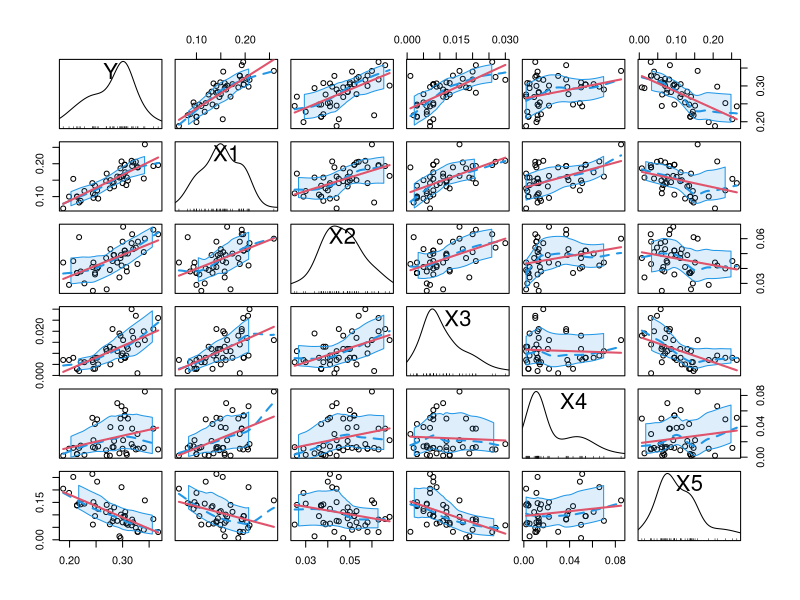
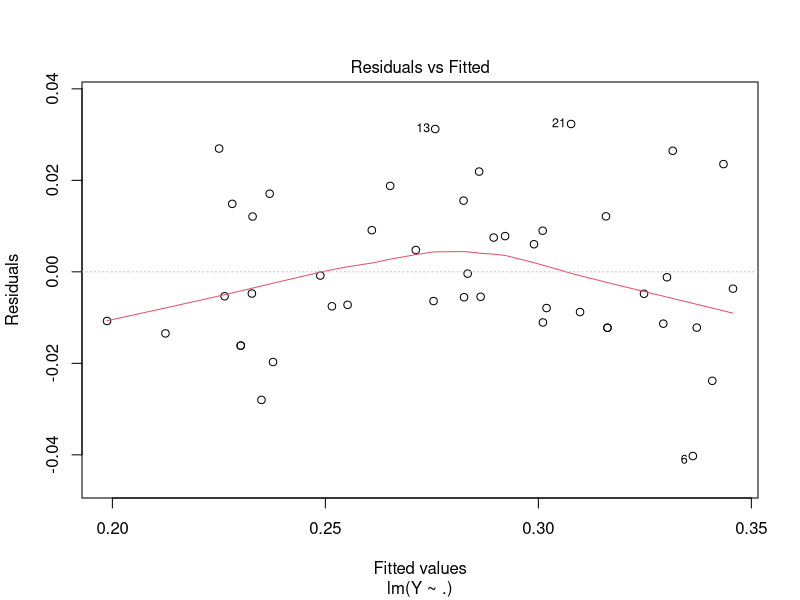
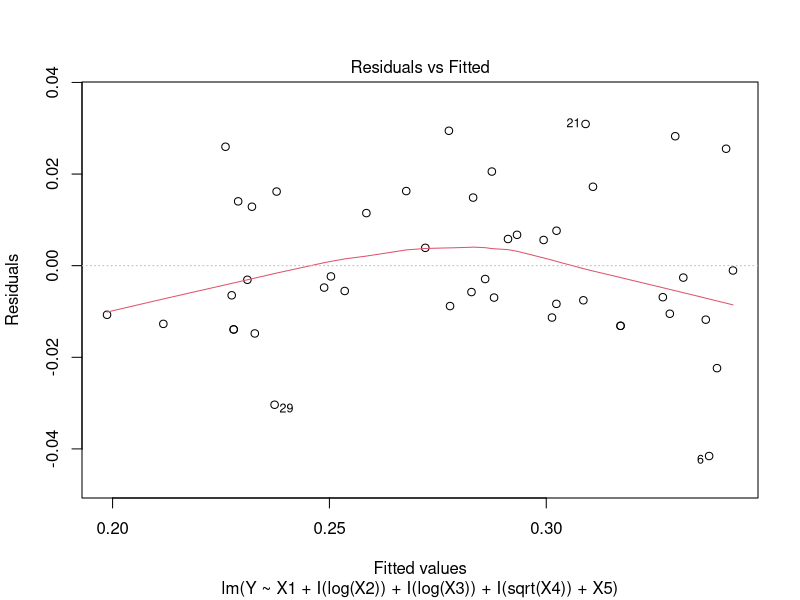
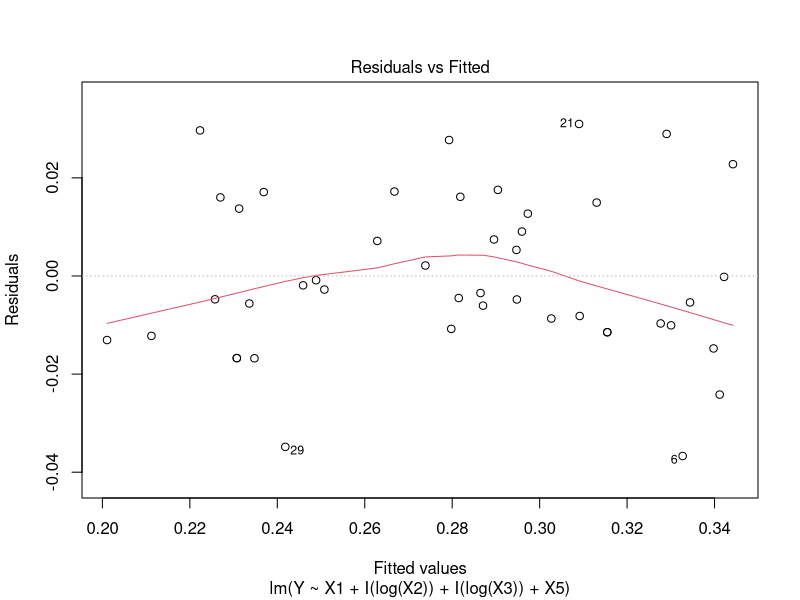
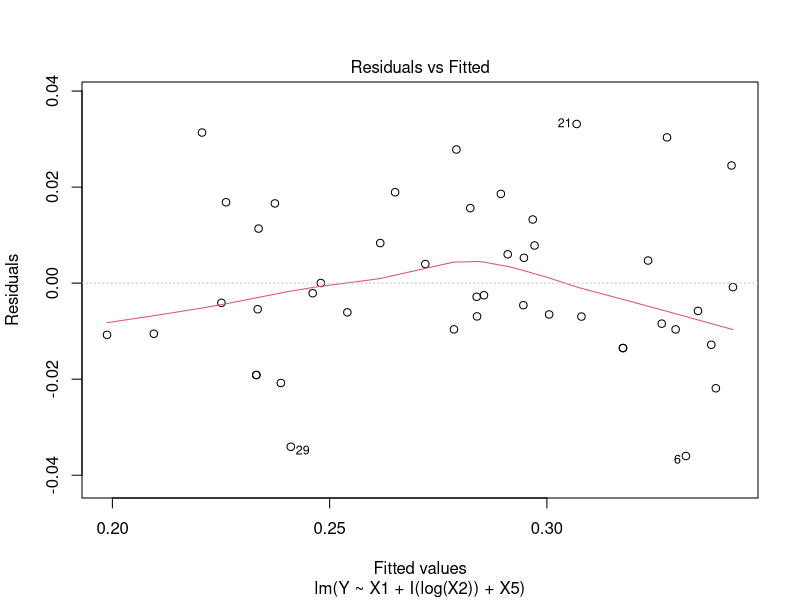
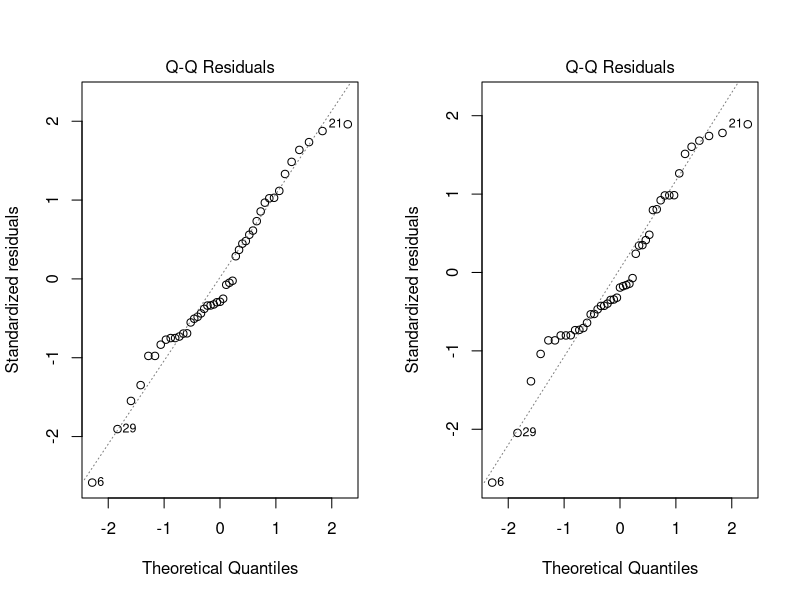
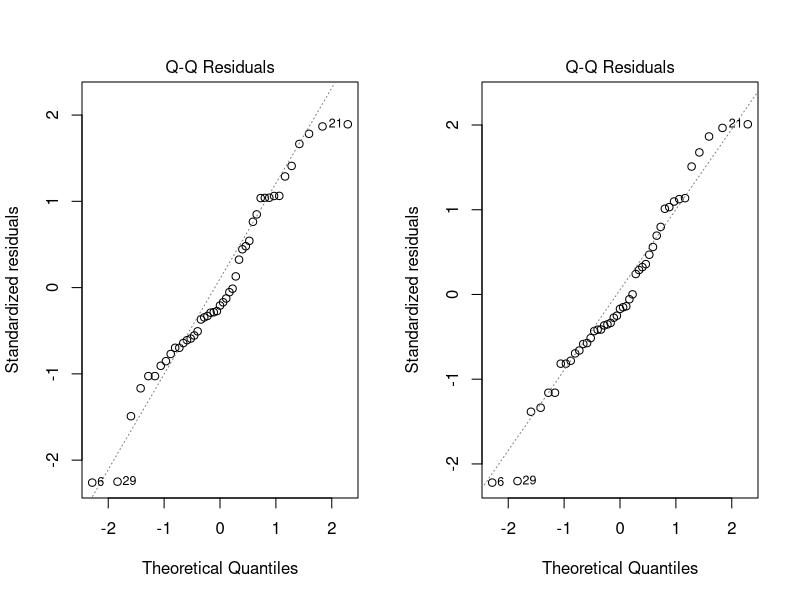
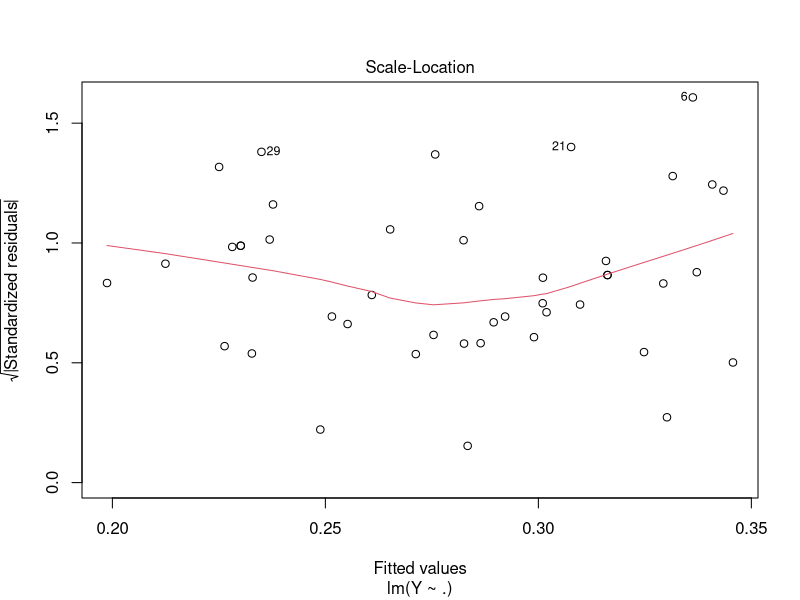

These charts were generated, in order, by the following R code:
library(lmtest)

# CASE
# Predicting baseball batting average
# The objective of this exercise will be to predict 
# a player’s batting average in a given year

# A sample of major league baseball players was obtained.
# The following data (X1, X2, X3, X4, X5, X6) are by player.
# Y = batting average
# X1 = runs scored/times at bat
# X2 = doubles/times at bat
# X3 = triples/times at bat
# X4 = home runs/times at bat
# X5 = strike outs/times at bat

baseball <- read.delim(file = "bsbl.txt", header = TRUE, sep = "\t", dec = ",")

# FILE -> REOPEN WITH ENCODING -> UTF-8
# For ukrainian

#----------------------------------------------------------------------------------------------------------------
#----------------------------------------------------------------------------------------------------------------

## Завдання (А)
## Y^= b0 + b1x1 + b2x2 + b3x3 + b4x4 + b5x5 
## Перевірити дані на лінійність. Представити графічно plot(*, 1).
## Вказати які змінні потребують корекції.

#----------------------------------------------------------------------------------------------------------------

#Лінійність

car::scatterplotMatrix(~ Y+X1+X2+X3+X4+X5,col = 1, regLine = list(col = 2),
                       smooth = list(col.smooth = 4, col.spread = 4),data = baseball)

# З графіка бачимо, що гарна лінійна залежність простежується
# між змінними X1 та Y.
# Найменший лінійний зв'язок на перший погляд у X4 та Y.

#----------------------------------------------------------------------------------------------------------------

# Повна лінійна модель
mod <- lm(Y~.,data = baseball)
summary(mod)
# Multiple R-squared:  0.8646,	Adjusted R-squared:  0.8472 
# F-statistic:  49.8 on 5 and 39 DF,  p-value: 6.75e-16

#----------------------------------------------------------------------------------------------------------------

# Тепер утворимо напівлогарифмічну модель
# Тобто в самій базі з'явилася колонка y
baseball$y <- log(baseball$Y)

# Побудуємо знов модель
# Прибираємо попередню змінну Y
mod_worse <- lm(y~.-Y, data=baseball)
summary(mod_worse)
# Multiple R-squared:  0.8579,	Adjusted R-squared:  0.8397 
# F-statistic: 47.09 on 5 and 39 DF,  p-value: 1.71e-15

#Бачимо, що модель краще не стала, а навіть погіршилася

#----------------------------------------------------------------------------------------------------------------

# Побудуємо таку модель
baseball$y1 <- sqrt(baseball$Y)
mod1 <- lm(y1~.-Y-y, data=baseball)
summary(mod1)
# Multiple R-squared:  0.8628,	Adjusted R-squared:  0.8452 
# F-statistic: 49.04 on 5 and 39 DF,  p-value: 8.723e-16

#Бачимо, що модель стала трохи кращою, ніж попередня, але не на багато.

#----------------------------------------------------------------------------------------------------------------

mod2 <- lm(Y ~ X1+I(log(X2))+X3+X4+X5, data = baseball)
summary(mod2)
# Multiple R-squared:  0.8651,	Adjusted R-squared:  0.8477 
# F-statistic:    50 on 5 and 39 DF,  p-value: 6.319e-16

#Знову трохи покращилася F-statistic

#----------------------------------------------------------------------------------------------------------------

# Найкраща модель після перетворень
mod_better <- lm(Y ~ X1+I(log(X2))+I(log(X3))+I(sqrt(X4))+X5, data = baseball)
summary(mod_better)
# Multiple R-squared:  0.8673,	Adjusted R-squared:  0.8503 
# F-statistic: 50.96 on 5 and 39 DF,  p-value: 4.591e-16

#----------------------------------------------------------------------------------------------------------------

#Відкинемо X4
mod_better1 <- lm(Y ~ X1+I(log(X2))+I(log(X3))+X5, data = baseball)
summary(mod_better1)
# Multiple R-squared:  0.8638,	Adjusted R-squared:  0.8502 
# F-statistic: 63.43 on 4 and 40 DF,  p-value: < 2.2e-16

# Модель набагато покращилася

#----------------------------------------------------------------------------------------------------------------

# Очищені моделі

modBIC <- MASS::stepAIC(mod, k = log(nrow(baseball)))
summary(modBIC)
# Multiple R-squared:  0.8602,	Adjusted R-squared:  0.8499 
# F-statistic: 84.06 on 3 and 41 DF,  p-value: < 2.2e-16

#----------------------------------------------------------------------------------------------------------------

modBIC1 <- MASS::stepAIC(mod_better, k = log(nrow(baseball)))
summary(modBIC1)
# Multiple R-squared:  0.8611,	Adjusted R-squared:  0.8509 
# F-statistic: 84.73 on 3 and 41 DF,  p-value: < 2.2e-16

# modBIC1 - найкраща модель, з показником F-statistic: 84.73

# Висновок: 
# Тож змінні, що потребують корекції - X3,X4
# Алгоритм MASS::stepAIC очистив саме ці змінні
# Прибираючи чи перетворюючи їх, модель покращується
# Також заміна X2 дає свої результати
# А змінні X1, X5 краще взагалі не чіпати.

#----------------------------------------------------------------------------------------------------------------

#Будуємо графіки
par(mfrow = c(1,1))
plot(mod, 1)
plot(mod_better, 1)
plot(mod_better1, 1)
plot(modBIC1, 1)

# З графіку бачимо, що червона лінія максимально наближена 
# до горизонтальної лінії в modBIC1,
# що є гарним показником.

#----------------------------------------------------------------------------------------------------------------
#----------------------------------------------------------------------------------------------------------------

## Завдання (B)
# Перевірити дані на нормальність. 
# Представити графічно plot(*, 2).
# Для перевірки використати тести Шапіро-Вілька та Лілліфорса;

#----------------------------------------------------------------------------------------------------------------

par(mfrow = c(1, 2))
plot(mod, 2)
plot(mod_better, 2)
plot(mod_better1, 2)
plot(modBIC1, 2)
#Бачимо, що дані на всіх графіках близькі до нормального розподілу.

#----------------------------------------------------------------------------------------------------------------

# Тест Шапіро-Вілька на нормальність

shapiro.test(mod$residuals)

# Shapiro-Wilk normality test
# 
# data:  mod$residuals
# W = 0.97419, p-value = 0.4069

# Null hypothesis: The data is normally distributed. If p> 0.05, normality can be assumed.
# For the approximately normally distributed data,
# p = 0.4069 so the
# null hypothesis is retained at the 95% level of significance.
# Therefore, normality can be assumed
# for this data set

shapiro.test(mod_better$residuals)
# data:  mod_better$residuals
# W = 0.96067, p-value = 0.1295

# p = 0.1295
# Therefore, normality can be assumed
# for this data set

shapiro.test(mod_better1$residuals)
# data:  mod_better1$residuals
# W = 0.96791, p-value = 0.2428

# p-value = 0.2428, so normality can be assumed
# for this data set

shapiro.test(modBIC1$residuals)
# data:  modBIC1$residuals
# W = 0.9745, p-value = 0.4167

# p-value = 0.4167, so normality can be assumed
# for this data set

#Тобто, бачимо, що у всіх 4-х моделях,
#спостерігається нормальний розподіл
#А найбільш нормально розподілені дані в modBIC1
# де p-value = 0.4167 (найбільше)

#----------------------------------------------------------------------------------------------------------------

# Тест Ліллієфорса - пристосування Колмогорова-Смірнова для перевірки нормальності

nortest::lillie.test(mod$residuals)

# Lilliefors (Kolmogorov-Smirnov) normality test
# 
# data:  mod$residuals
# D = 0.12636, p-value = 0.06907

# Ми не відкидаємо нормальності

nortest::lillie.test(mod_better$residuals)
# data:  mod_better$residuals
# D = 0.13602, p-value = 0.03608

# Вище тест показав, що дані не зовсім нормально розподілені, проте
# показник все ще достатньо високий

nortest::lillie.test(mod_better1$residuals)
# data:  mod_better1$residuals
# D = 0.10459, p-value = 0.2496

nortest::lillie.test(modBIC1$residuals)
# data:  modBIC1$residuals
# D = 0.10651, p-value = 0.226

# Висновок: 
# Відхилення нормальні
# Всі найкращі моделі розподілені нормально, тому
# перетворення Бокса-Кокса тут не потрібне.
# згідно з графіками та результатами тестів, дані близькі до нормального розподілу.

#----------------------------------------------------------------------------------------------------------------
#----------------------------------------------------------------------------------------------------------------

## Завдання (C)
# Перевірити дані на гомоскедастичність. 
# Представити графічно plot(*, 3). 
# Для перевірки використати тест Брейша – Пагана.

#----------------------------------------------------------------------------------------------------------------

par(mfrow = c(1, 1))
plot(mod, 3)
plot(mod_better, 3)
plot(mod_better1, 3)
plot(modBIC1, 3)

# За графіками, дані розподілені гомоскедастично

#----------------------------------------------------------------------------------------------------------------

# Тест Брейша-Пагана

car::ncvTest(mod)

# Non-constant Variance Score Test 
# Variance formula: ~ fitted.values 
# Chisquare = 0.6657799, Df = 1, p = 0.41453

bptest(mod)

# studentized Breusch-Pagan test
# 
# data:  mod
# BP = 3.676, df = 5, p-value = 0.5969

# Тут ми не відкидаємо гіпотезу про гомоскедастичність
# бо маємо великий p-value

car::ncvTest(mod_better)
# Chisquare = 1.392283, Df = 1, p = 0.23802
bptest(mod_better)
# data:  mod_better
# BP = 2.3527, df = 5, p-value = 0.7985

car::ncvTest(mod_better1)
# Chisquare = 0.283447, Df = 1, p = 0.59445
bptest(mod_better1)
# data:  mod_better
# BP = 2.7695, df = 4, p-value = 0.5971

car::ncvTest(modBIC)
# Chisquare = 0.003987271, Df = 1, p = 0.94965
bptest(modBIC)
# data:  mod_better
# BP = 1.4365, df = 3, p-value = 0.697

#Висновок: 
# Аналізуючи графік та результати тестів - 
# дані гомоскедастичні у всіх 4-х моделях

#----------------------------------------------------------------------------------------------------------------
#----------------------------------------------------------------------------------------------------------------

## Завдання (D)
# Перевірити дані на незалежність. 
# Представити графічно plot(*$residuals, type = "o").
# Для перевірки використати тест Дарбiна – Ватсона.

#----------------------------------------------------------------------------------------------------------------

par(mfrow = c(1, 1))
plot(mod$residuals, type = "o") 
plot(mod_better$residuals, type = "o") 
plot(mod_better1$residuals, type = "o") 
plot(modBIC$residuals, type = "o") 

# Всі моделі приблизно однаково поводять себе на графіку

#----------------------------------------------------------------------------------------------------------------

lag.plot(mod$residuals, lags = 1, do.lines = FALSE)
lag.plot(mod_better$residuals, lags = 1, do.lines = FALSE)
lag.plot(mod_better1$residuals, lags = 1, do.lines = FALSE)
lag.plot(modBIC$residuals, lags = 1, do.lines = FALSE)

# Немає серйозних серійних тенденцій, незалежність явно виражена
# автокореляція позитивна і незначна

cor(mod$residuals[-1], mod$residuals[-length(mod$residuals)])
# 0.07053332
cor(mod_better$residuals[-1], mod_better$residuals[-length(mod_better$residuals)])
# 0.08278622
cor(mod_better1$residuals[-1], mod_better1$residuals[-length(mod_better1$residuals)])
# 0.08214831
cor(modBIC$residuals[-1], modBIC$residuals[-length(modBIC$residuals)])
# 0.0703391

#----------------------------------------------------------------------------------------------------------------

# Тест Дарбiна – Ватсона
car::durbinWatsonTest(mod)
# lag Autocorrelation D-W Statistic p-value
# 1       0.0704407      1.856432   0.538
# Alternative hypothesis: rho != 0

#За p-value не відкидається (оскільки 0.538 > 0.05)

#----------------------------------------------------------------------------------------------------------------

car::durbinWatsonTest(mod_better)
# lag Autocorrelation D-W Statistic p-value
# 1      0.08266393      1.830988   0.578
# Alternative hypothesis: rho != 0

#----------------------------------------------------------------------------------------------------------------

car::durbinWatsonTest(mod_better1)
# lag Autocorrelation D-W Statistic p-value
# 1      0.08206205      1.833094   0.608
# Alternative hypothesis: rho != 0

#----------------------------------------------------------------------------------------------------------------

car::durbinWatsonTest(modBIC)
# lag Autocorrelation D-W Statistic p-value
# 1       0.0702217      1.855724    0.62
# Alternative hypothesis: rho != 0

#Висновок: згідно з графіком та результатами тестів - дані не є залежними 

#----------------------------------------------------------------------------------------------------------------
#----------------------------------------------------------------------------------------------------------------

# Завдання (E)
# Перевірити дані на мультиколінеарність. Представити залежність таблично та
# графічно. За допомогою обчислення коефіцієнта Variance Inflation Factor (VIF)
# перевірити предиктори на мультиколінеарність;

round(cor(baseball), 2)
#             Y    X1    X2    X3    X4    X5     y    y1 
# Y        1.00  0.82  0.61  0.66  0.31 -0.65  1.00  1.00
# X1       0.82  1.00  0.52  0.60  0.49 -0.35  0.82  0.82
# X2       0.61  0.52  1.00  0.49  0.28 -0.26  0.58  0.60
# X3       0.66  0.60  0.49  1.00 -0.05 -0.50  0.64  0.65
# X4       0.31  0.49  0.28 -0.05  1.00  0.17  0.33  0.32
# X5      -0.65 -0.35 -0.26 -0.50  0.17  1.00 -0.66 -0.66
# y        1.00  0.82  0.58  0.64  0.33 -0.66  1.00  1.00
# y1       1.00  0.82  0.60  0.65  0.32 -0.66  1.00  1.00

#----------------------------------------------------------------------------------------------------------------

# Графічно
corrplot::corrplot(cor(baseball), addCoef.col = "grey")

# За графіком бачимо, що
# X4 можна взагалі прибрати, її вплив незначний
# X3 корелює з X5, проте це не дуже значний показник

#----------------------------------------------------------------------------------------------------------------

car::vif(mod)
#     X1       X2       X3       X4       X5 
# 2.981580 1.521391 2.409549 2.015880 1.477788 

# Як такої мультиколінеарності немає, бо всі параметри <5

#----------------------------------------------------------------------------------------------------------------

# Аномальна variance inflation factors: найбільша для x1
# Проте, її видалення не призведе до чогось хорошого

mod_v <- lm(Y~X2+X3+X4+X5,data = baseball)
summary(mod_v)
# Multiple R-squared:  0.7815,	Adjusted R-squared:  0.7596 
# F-statistic: 35.76 on 4 and 40 DF,  p-value: 1.026e-12

#Як бачимо F-statistic різко впала

#----------------------------------------------------------------------------------------------------------------

# Перша початкова модель
summary(mod)
# Multiple R-squared:  0.8646,	Adjusted R-squared:  0.8472 
# F-statistic:  49.8 on 5 and 39 DF,  p-value: 6.75e-16

#----------------------------------------------------------------------------------------------------------------

# Наступною можна відкинути X3, так як 
# аномальна variance inflation factors теж висока

mod_v1 <- lm(Y~X1+X2+X4+X5,data = baseball)
summary(mod_v1)
# Multiple R-squared:  0.8623,	Adjusted R-squared:  0.8485 
# F-statistic: 62.63 on 4 and 40 DF,  p-value: < 2.2e-16

#----------------------------------------------------------------------------------------------------------------

#Як бачимо, ситуація одразу значно покращилася,
#якщо поглянути на F-statistic початкової моделі та отриманої

#Тепер спробуємо відкинути ще X4

mod_v2 <- lm(Y~X1+X2+X5,data = baseball)
summary(mod_v2)
# Multiple R-squared:  0.8602,	Adjusted R-squared:  0.8499 
# F-statistic: 84.06 on 3 and 41 DF,  p-value: < 2.2e-16

#----------------------------------------------------------------------------------------------------------------

# Тепер показник F-statistic значно покращився, порівняно з F-statistic:  49.8 
# для початкової моделі

car::vif(mod_v2)
# X1       X2       X5 
# 1.466568 1.378695 1.154163
# Variance inflation factors нормальні

#----------------------------------------------------------------------------------------------------------------

# Порівняння
car::compareCoefs(mod, mod_v2)
# Calls:
# 1: lm(formula = Y ~ ., data = baseball)
# 2: lm(formula = Y ~ . - X4 - X3, data = baseball)
# 
#               Model 1 Model 2
# (Intercept)  0.1874  0.1791
# SE           0.0173  0.0153
# 
# X1           0.5214  0.6069
# SE           0.1066  0.0741
# 
# X2            0.776   0.867
# SE            0.306   0.289
# 
# X3            0.469        
# SE            0.578        
# 
# X4            0.180        
# SE            0.169        
# 
# X5          -0.2919 -0.2828
# SE           0.0515  0.0451

# Бачимо, що показники кращі в другій моделі

#----------------------------------------------------------------------------------------------------------------

# Довірчі інтервали
confint(mod)
#                 2.5 %     97.5 %
#(Intercept)   0.1524659  0.2224071
# X1           0.3058658  0.7369968
# X2           0.1570667  1.3949138
# X3          -0.7011720  1.6382239
# X4          -0.1621918  0.5212954
# X5          -0.3960627 -0.1877831

#----------------------------------------------------------------------------------------------------------------

confint(mod_v2)
#                 2.5 %     97.5 %
# (Intercept)  0.1481215  0.2100223
# X1           0.4572645  0.7564904
# X2           0.2844265  1.4505449
# X5          -0.3739116 -0.1917587

#----------------------------------------------------------------------------------------------------------------

# Висновок: перевірили дані на мультиколінеарність
# модель покращилася, коли відкинули X4,X3
# Variance inflation factors нормальні

#----------------------------------------------------------------------------------------------------------------
#----------------------------------------------------------------------------------------------------------------

# Завдання (F)
# Перевірити на наявність аномальних чи високоефективних точок. Представити
# графічно plot(*, 5).

plot(mod, 5)
plot(mod_better1, 5)
plot(mod_v2, 5)

# Графіки не показали ніяких 
# аномальних точок

#----------------------------------------------------------------------------------------------------------------
#----------------------------------------------------------------------------------------------------------------

# Висновок:
# Проведена модельна діагностика кейсу показала,
# що найвагомішими параметрами, які найбільше впливають
# на batting average конкретного бейсбольного гравця,
# є X1 = runs scored/times at bat, X2 = doubles/times at bat
# та X5 = strike outs/times at bat.
# Дані є гомоскедастичними, нормально розподіленими.
# Аномальних чи високоефективних точок не було виявлено.

#----------------------------------------------------------------------------------------------------------------
#----------------------------------------------------------------------------------------------------------------
